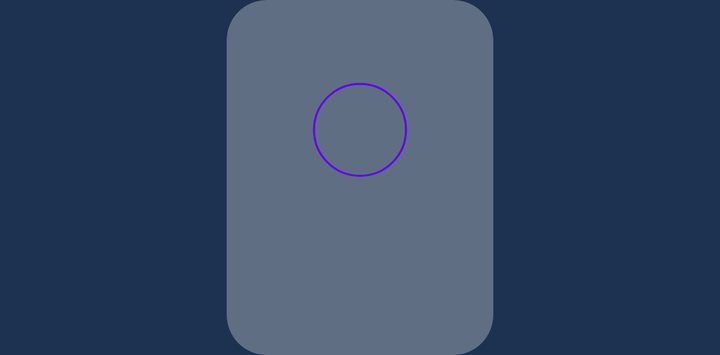
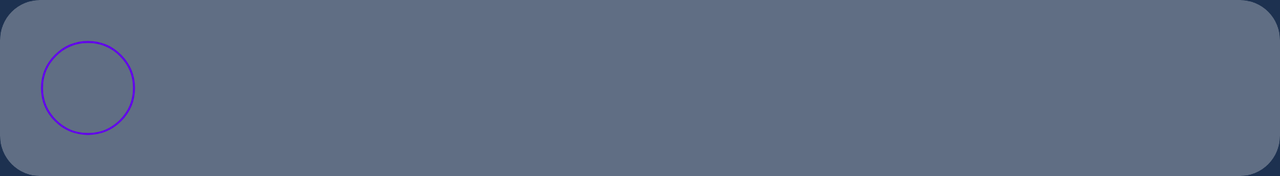

Two renders of one Android screen. The first uses the default layout on a phone; the second uses the alternative layout the repository ships for a different screen configuration, on a matching device. The two XML files are below.
<!-- AndroidManifest.xml: application theme Theme.ImportantPeople -->
<!-- res/layout/user_item.xml -->
<?xml version="1.0" encoding="utf-8"?>
<androidx.constraintlayout.widget.ConstraintLayout xmlns:android="http://schemas.android.com/apk/res/android"
    xmlns:app="http://schemas.android.com/apk/res-auto"
    xmlns:tools="http://schemas.android.com/tools"
    android:layout_width="match_parent"
    android:layout_height="wrap_content"
    tools:showIn="@layout/user_list_fragment">

    <androidx.cardview.widget.CardView
        android:id="@+id/user_item_card"
        android:layout_width="wrap_content"
        android:layout_height="0dp"
        app:cardBackgroundColor="@color/dark_grey_light"
        app:layout_constraintBottom_toBottomOf="parent"
        app:layout_constraintDimensionRatio="3:4"
        app:layout_constraintEnd_toEndOf="parent"
        app:layout_constraintStart_toStartOf="parent"
        app:layout_constraintTop_toTopOf="parent">

        <androidx.constraintlayout.widget.ConstraintLayout
            android:layout_width="wrap_content"
            android:layout_height="match_parent">

            <com.google.android.material.imageview.ShapeableImageView
                android:id="@+id/user_item_avatar"
                android:layout_width="48dp"
                android:layout_height="48dp"
                android:layout_marginHorizontal="20dp"
                android:layout_marginTop="20dp"
                android:layout_marginBottom="8dp"
                android:padding="1dp"
                app:layout_constraintBottom_toTopOf="@id/user_item_text"
                app:layout_constraintEnd_toEndOf="parent"
                app:layout_constraintStart_toStartOf="parent"
                app:layout_constraintTop_toTopOf="parent"
                app:shapeAppearanceOverlay="@style/Theme.ImportantPeople.ShapeImageView.Circle"
                app:strokeColor="@color/design_default_color_primary"
                app:strokeWidth="1dp"
                tools:src="@tools:sample/avatars" />

            <TextView
                android:id="@+id/user_item_text"
                android:layout_width="wrap_content"
                android:layout_height="wrap_content"
                android:layout_marginHorizontal="20dp"
                android:layout_marginBottom="20dp"
                android:textAlignment="center"
                app:layout_constrainedWidth="true"
                app:layout_constraintBottom_toBottomOf="parent"
                app:layout_constraintEnd_toEndOf="parent"
                app:layout_constraintStart_toStartOf="parent"
                app:layout_constraintTop_toBottomOf="@id/user_item_avatar"
                app:layout_constraintWidth_percent=".7"
                tools:text="@tools:sample/full_names" />
        </androidx.constraintlayout.widget.ConstraintLayout>
    </androidx.cardview.widget.CardView>
</androidx.constraintlayout.widget.ConstraintLayout>
<!-- resources referenced by this layout -->
<resources>
  <color name="dark_grey_light">#606E84</color>
  <style name="Theme.ImportantPeople.ShapeImageView.Circle" parent="">
          <item name="cornerSize">50%</item>
          <item name="background">@android:color/transparent</item>
      </style>
  <style name="Theme.ImportantPeople" parent="Theme.MaterialComponents.DayNight.DarkActionBar">
          
          <item name="colorPrimary">@color/dark_grey_light</item>
          <item name="colorPrimaryVariant">@color/dark_grey</item>
          <item name="colorOnPrimary">@color/white</item>
          
          <item name="colorSecondary">@color/teal_200</item>
          <item name="colorSecondaryVariant">@color/teal_700</item>
          <item name="colorOnSecondary">@color/black</item>
          
          <item name="android:statusBarColor" tools:targetApi="l">?attr/colorPrimaryVariant</item>
          
          <item name="windowActionBar">false</item>
          <item name="android:textColor">@color/white</item>
          <item name="windowNoTitle">true</item>
          <item name="textAllCaps">false</item>
          <item name="android:windowBackground">@color/dark_grey</item>
          <item name="cardViewStyle">@style/Theme.ImportantPeople.cardViewStyle</item>
      </style>
  <color name="dark_grey">#1D3150</color>
  <color name="white">#FFFFFFFF</color>
  <color name="teal_200">#FF03DAC5</color>
  <color name="teal_700">#FF018786</color>
  <color name="black">#FF000000</color>
  <style name="Theme.ImportantPeople.cardViewStyle">
          <item name="cardBackgroundColor">@color/dark_grey_light</item>
          <item name="cardCornerRadius">20dp</item>
      </style>
</resources>
<!-- res/layout-land/user_item.xml (the repository's variant of the layout above) -->
<!-- drawn on the phone turned sideways -->
<?xml version="1.0" encoding="utf-8"?>
<androidx.cardview.widget.CardView xmlns:android="http://schemas.android.com/apk/res/android"
    xmlns:app="http://schemas.android.com/apk/res-auto"
    xmlns:tools="http://schemas.android.com/tools"
    android:id="@+id/user_item_card"
    android:layout_width="match_parent"
    android:layout_height="wrap_content"
    app:cardBackgroundColor="@color/dark_grey_light"
    tools:showIn="@layout/user_activity">

    <androidx.constraintlayout.widget.ConstraintLayout
        android:layout_width="match_parent"
        android:layout_height="wrap_content">

        <com.google.android.material.imageview.ShapeableImageView
            android:id="@+id/user_item_avatar"
            android:layout_width="48dp"
            android:layout_height="48dp"
            android:layout_marginVertical="20dp"
            android:layout_marginStart="20dp"
            android:layout_marginEnd="8dp"
            android:padding="1dp"
            app:layout_constraintBottom_toBottomOf="parent"
            app:layout_constraintEnd_toStartOf="@id/user_item_text"
            app:layout_constraintStart_toStartOf="parent"
            app:layout_constraintTop_toTopOf="parent"
            app:shapeAppearanceOverlay="@style/Theme.ImportantPeople.ShapeImageView.Circle"
            app:strokeColor="@color/design_default_color_primary"
            app:strokeWidth="1dp"
            tools:src="@tools:sample/avatars" />

        <TextView
            android:id="@+id/user_item_text"
            android:layout_width="0dp"
            android:layout_height="wrap_content"
            android:layout_marginVertical="20dp"
            android:layout_marginEnd="20dp"
            app:layout_constrainedWidth="true"
            app:layout_constraintBottom_toBottomOf="parent"
            app:layout_constraintEnd_toEndOf="parent"
            app:layout_constraintStart_toEndOf="@id/user_item_avatar"
            app:layout_constraintTop_toTopOf="parent"
            tools:text="@tools:sample/full_names" />
    </androidx.constraintlayout.widget.ConstraintLayout>
</androidx.cardview.widget.CardView>
